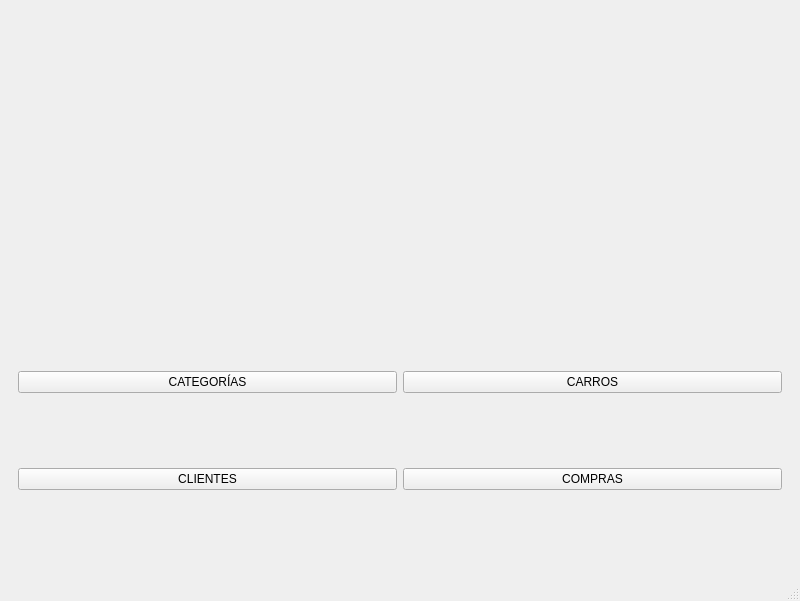
<?xml version="1.0" encoding="UTF-8"?>
<ui version="4.0">
 <class>MainWindow</class>
 <widget class="QMainWindow" name="MainWindow">
  <property name="geometry">
   <rect>
    <x>0</x>
    <y>0</y>
    <width>800</width>
    <height>601</height>
   </rect>
  </property>
  <property name="windowTitle">
   <string>INICIO</string>
  </property>
  <widget class="QWidget" name="centralwidget">
   <layout class="QVBoxLayout" name="verticalLayout_3">
    <item>
     <widget class="QWidget" name="widget_2" native="true"/>
    </item>
    <item>
     <widget class="QWidget" name="widget" native="true">
      <layout class="QGridLayout" name="gridLayout_2">
       <item row="0" column="0">
        <widget class="QPushButton" name="categoryMainButton">
         <property name="text">
          <string>CATEGORÍAS</string>
         </property>
        </widget>
       </item>
       <item row="0" column="1">
        <widget class="QPushButton" name="carsMainButton">
         <property name="text">
          <string>CARROS</string>
         </property>
        </widget>
       </item>
       <item row="1" column="0">
        <widget class="QPushButton" name="customerMainButton">
         <property name="text">
          <string>CLIENTES</string>
         </property>
        </widget>
       </item>
       <item row="1" column="1">
        <widget class="QPushButton" name="purchaseMainButton">
         <property name="text">
          <string>COMPRAS</string>
         </property>
        </widget>
       </item>
      </layout>
     </widget>
    </item>
   </layout>
  </widget>
  <widget class="QMenuBar" name="menubar">
   <property name="geometry">
    <rect>
     <x>0</x>
     <y>0</y>
     <width>800</width>
     <height>26</height>
    </rect>
   </property>
  </widget>
  <widget class="QStatusBar" name="statusbar"/>
 </widget>
 <resources/>
 <connections/>
</ui>
